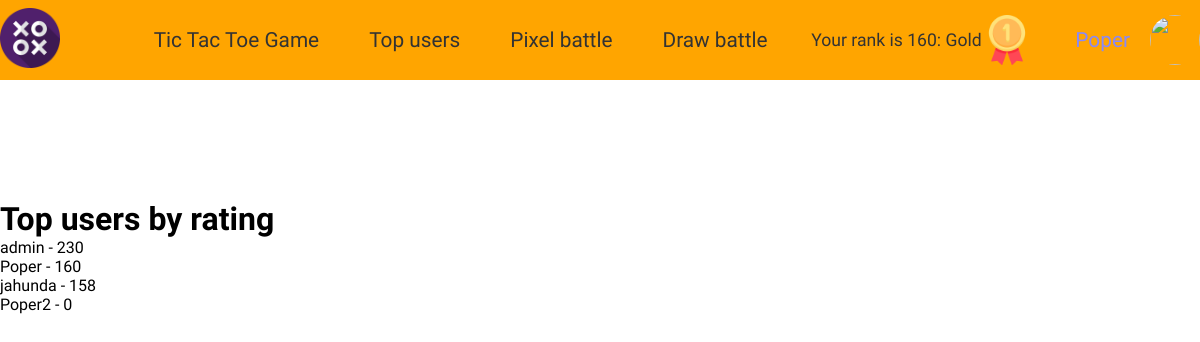
/top-list/ (signed in), run on an earlier commit of the app's database.
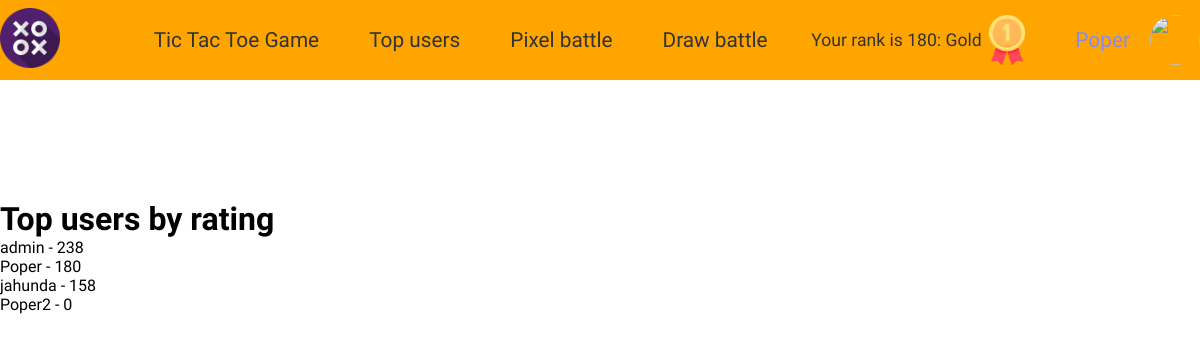
And on a later commit of the database.
### main/models.py (models this page shows, shortened)
class User(AbstractUser):
    rating = models.IntegerField(blank=True, default=0)
    rank = models.ForeignKey('Rank', on_delete=models.SET_DEFAULT, default=4)
    email = models.EmailField(null=True, blank=True)
    image = models.ImageField(upload_to='avatars/', null=True, blank=True, default='avatars/default-user.png')
    @property
    def imageURL(self):
        try:
            url = self.image.url
        except:
            url = ''
        return url

class Rank(models.Model):
    CHOICES = (
        ('Platinum', 'P'),
        ('Gold', 'G'),
        ('Silver', 'S'),
        ('Bronze', 'B'),
        ('Amateur', 'A')
    )
    title = models.CharField(choices=CHOICES, max_length=10)
    image = models.ImageField(upload_to="ranks/",null=True, blank=True)
    def __str__(self):
        return self.title

### main/views.py (the view)
# urls.py: path('top-list/', topUsersView, name='top-list'),
def topUsersView(request):
    users = User.objects.order_by('-rating')
    context = {'users': users}
    return render(request, 'main/top-list.html', context)

### main/templates/main/top-list.html
{%extends 'main/base.html'%}
{%block content%}
<div class="wrapper">
    <h1>Top users by rating</h1>
    <ul>
    {%for user in users%}
        <li>{{user.username}} - {{user.rating}}</li>
    {%endfor%}
    </ul>
</div>
{%endblock%}

### main/templates/main/base.html (shortened to what this page needs)
{%load static%}
<!DOCTYPE html>
<html lang="en">
<head>
    <link rel="stylesheet" href="{%static 'css/main.css'%}">
</head>
<body>
    <header class="header">
        <div class="header__content">
            <a class="logo" href="{%url 'home'%}">
                <img class="logo__img" src="{%static 'img/566294.png'%}" alt="">
            </a>
            <nav class="nav">
                <a href="{%url 'tic-tac_menu'%}" class="nav-item">Tic Tac Toe Game</a>
                <a href="{%url 'top-list'%}" class="nav-item">Top users</a>
                <a href="{%url 'pixel-battle'%}" class="nav-item">Pixel battle</a>
                <a href="{%url 'draw-battle'%}" class="nav-item">Draw battle</a>
            </nav>
            {%if request.user.is_authenticated%}
                <div class='rank'>
                    <span>Your rank is {{request.user.rating}}: {{request.user.rank}}</span>
                    <img class="rank__img" src="{{request.user.rank.image.url}}" alt="">
                </div>
                <div class="dropdown-menu">
                    <span>{{request.user.username}}</span>
                    <img class="profile" src="{{request.user.imageURL}}" alt="">
                </div>
            {%else%}
                <a class="sign-in" href="{%url 'login'%}">Login</a>
            {%endif%}
        </div>
    </header>
    {%block content%}
    {%endblock%}
</body>
</html>

### static/css/main.css (style rules this page uses)
*, *::after,*::before { padding: 0; margin: 0; box-sizing: border-box; outline: none; }
body { font-size: 16px; font-family: 'Fredoka One', cursive; }
a { text-decoration: none; }
.header { width: 100%; background-color: orange; height: 80px; margin-bottom: 100px; position: fixed; z-index: 5; margin-bottom: 100px; }
.header__content { display: flex; justify-content: space-between; align-items: center; width: 100%; max-width: 1200px; height: 100%; margin: 0 auto; }
.wrapper { width: 100%; max-width: 1200px; margin: 0 auto; padding-top: 200px; }
.logo__img { width: 60px; height: 60px; }
.nav { display: flex; align-items: center; justify-content: space-between; }
.nav-item { margin-left: 50px; font-size: 1.3rem; color: #333; font-weight: 500; }
.rank { display: flex; align-items: center; font-size: 1.1rem; color: #333; }
.rank__img { width: 50px; height: 50px; }
.dropdown-menu { position: relative; display: flex; align-items: center; gap: 20px; }
.dropdown-menu span { font-size: 1.3rem; color: rgb(137, 137, 247); font-weight: 500; }
.profile { width: 50px; height: 50px; border-radius: 50%; cursor: pointer; }

What changed in the data, as far as the page shows it:
changed User "Poper": user.rating "160" → "180"; rating "160" → "180"
changed User "admin": rating "230" → "238"
